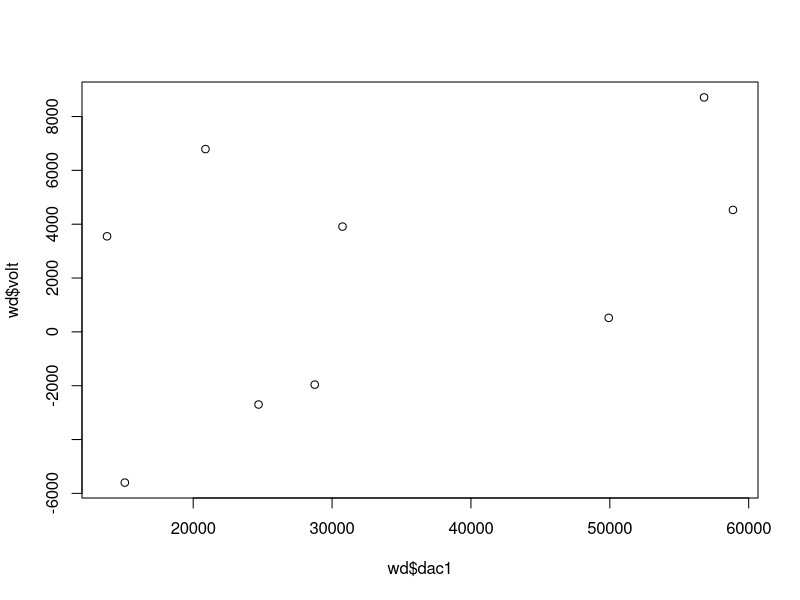
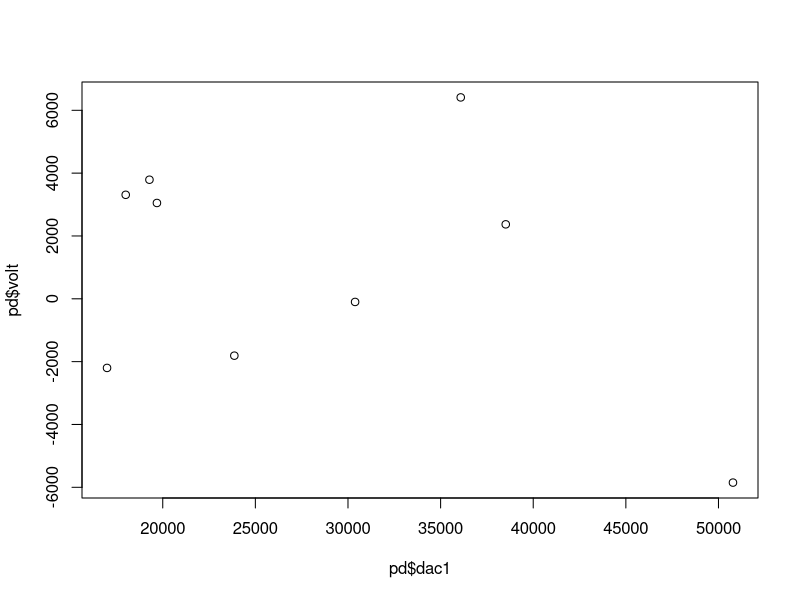

These charts were generated, in order, by the following R code:
setwd( "~/projects/digitizer.git/data-analysis" )

wd <- read.table( './work_dac.dat' )
names( wd ) <- c( 'dac1', 'dac2', 'volt' )
wd$d1 <- wd$dac1 / 32767 - 1
wd$d2 <- wd$dac2 / 32767 - 1
wd$v <- wd$volt / 10000
cov( wd )
wobj <- lm( wd$v ~ wd$d1 + wd$d2 )
wobj$coefficients
plot( wd$dac1,  wd$volt )




pd <- read.table( './probe_dac.dat' )
names( pd ) <- c( 'dac1', 'dac2', 'volt' )
pd$d1 <- pd$dac1 / 32767 - 1
pd$d2 <- pd$dac2 / 32767 - 1
pd$v <- pd$volt / 10000
cov( pd )
pobj <- lm( pd$v ~ pd$d1 + pd$d2 )
pobj$coefficients
plot( pd$dac1,  pd$volt )

predict( pobj )
